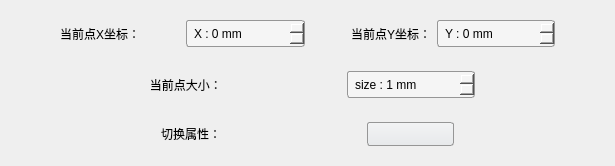
     <widget class="QWidget" name="pointSizeDialog">
      <layout class="QVBoxLayout" name="verticalLayout_3">
       <item>
        <widget class="QWidget" name="widget_36" native="true">
         <layout class="QHBoxLayout" name="horizontalLayout_33">
          <item>
           <spacer name="horizontalSpacer_71">
            <property name="orientation">
             <enum>Qt::Horizontal</enum>
            </property>
            <property name="sizeHint" stdset="0">
             <size>
              <width>40</width>
              <height>20</height>
             </size>
            </property>
           </spacer>
          </item>
          <item>
           <widget class="QLabel" name="pointXlabel">
            <property name="text">
             <string>当前点X坐标：</string>
            </property>
           </widget>
          </item>
          <item>
           <spacer name="horizontalSpacer_72">
            <property name="orientation">
             <enum>Qt::Horizontal</enum>
            </property>
            <property name="sizeHint" stdset="0">
             <size>
              <width>40</width>
              <height>20</height>
             </size>
            </property>
           </spacer>
          </item>
          <item>
           <widget class="QSpinBox" name="pointXSpinBox">
            <property name="styleSheet">
             <string notr="true">QSpinBox{
border-radius: 3px;
padding: 0 5px;
color: #000000;
border: 1px solid #969696;
background-color: #F5F5F5 ;
min-height: 25px;
}
QSpinBox:hover{
border: 1px solid #00BB9E;
}
QSpinBox:selected{
border: 1px solid #00BB9E;
}
QSpinBox[buttonSymbols=&quot;0&quot;]::up-button{/*显示按钮=0*/
width: 20px;
height: 14px;
subcontrol-origin: border;
subcontrol-position: top right;
right: 2px;
top: 2px;
bottom: 1px;
border-image: url(:/icon/triangle_up_969696.png);
}
QSpinBox::up-button:hover{
border-image: url(:/icon/triangle_up_00BB9E.png);
}
QSpinBox::up-button:pressed{
border-image: url(:/icon/triangle_up_262829.png);
}
QSpinBox[buttonSymbols=&quot;0&quot;]::down-button{
width: 20px;
height: 14px;
subcontrol-origin: border;
subcontrol-position: bottom right;
right: 2px;
bottom: 2px;
border-image: url(:/icon/triangle_down_969696.png);
}
QSpinBox::down-button:hover{
border-image: url(:/icon/triangle_down_00BB9E.png);
}
QSpinBox::down-button:pressed{
border-image: url(:/icon/triangle_down_262829.png);
}
QSpinBox:disabled{
color: #DCE1E6;
background-color:#F5F5F5;
border: 1px solid #969696;
}
QSpinBox::up-button:disabled{
border-image: url(:/icon/triangle_up_404244.png);
}
QSpinBox::down-button:disabled{
border-image: url(:/icon/triangle_down_404244.png);
}</string>
            </property>
            <property name="suffix">
             <string> mm</string>
            </property>
            <property name="prefix">
             <string>X : </string>
            </property>
            <property name="minimum">
             <number>-999999</number>
            </property>
            <property name="maximum">
             <number>999999</number>
            </property>
           </widget>
          </item>
          <item>
           <spacer name="horizontalSpacer_73">
            <property name="orientation">
             <enum>Qt::Horizontal</enum>
            </property>
            <property name="sizeHint" stdset="0">
             <size>
              <width>40</width>
              <height>20</height>
             </size>
            </property>
           </spacer>
          </item>
          <item>
           <widget class="QLabel" name="pointYlabel">
            <property name="text">
             <string>当前点Y坐标：</string>
            </property>
           </widget>
          </item>
          <item>
           <widget class="QSpinBox" name="pointYSpinBox">
            <property name="styleSheet">
             <string notr="true">QSpinBox{
border-radius: 3px;
padding: 0 5px;
color: #000000;
border: 1px solid #969696;
background-color: #F5F5F5 ;
min-height: 25px;
}
QSpinBox:hover{
border: 1px solid #00BB9E;
}
QSpinBox:selected{
border: 1px solid #00BB9E;
}
QSpinBox[buttonSymbols=&quot;0&quot;]::up-button{/*显示按钮=0*/
width: 20px;
height: 14px;
subcontrol-origin: border;
subcontrol-position: top right;
right: 2px;
top: 2px;
bottom: 1px;
border-image: url(:/icon/triangle_up_969696.png);
}
QSpinBox::up-button:hover{
border-image: url(:/icon/triangle_up_00BB9E.png);
}
QSpinBox::up-button:pressed{
border-image: url(:/icon/triangle_up_262829.png);
}
QSpinBox[buttonSymbols=&quot;0&quot;]::down-button{
width: 20px;
height: 14px;
subcontrol-origin: border;
subcontrol-position: bottom right;
right: 2px;
bottom: 2px;
border-image: url(:/icon/triangle_down_969696.png);
}
QSpinBox::down-button:hover{
border-image: url(:/icon/triangle_down_00BB9E.png);
}
QSpinBox::down-button:pressed{
border-image: url(:/icon/triangle_down_262829.png);
}
QSpinBox:disabled{
color: #DCE1E6;
background-color:#F5F5F5;
border: 1px solid #969696;
}
QSpinBox::up-button:disabled{
border-image: url(:/icon/triangle_up_404244.png);
}
QSpinBox::down-button:disabled{
border-image: url(:/icon/triangle_down_404244.png);
}</string>
            </property>
            <property name="suffix">
             <string> mm</string>
            </property>
            <property name="prefix">
             <string>Y : </string>
            </property>
            <property name="minimum">
             <number>-999999</number>
            </property>
            <property name="maximum">
             <number>999999</number>
            </property>
           </widget>
          </item>
          <item>
           <spacer name="horizontalSpacer_74">
            <property name="orientation">
             <enum>Qt::Horizontal</enum>
            </property>
            <property name="sizeHint" stdset="0">
             <size>
              <width>40</width>
              <height>20</height>
             </size>
            </property>
           </spacer>
          </item>
         </layout>
        </widget>
       </item>
       <item>
        <widget class="QWidget" name="widget_4" native="true">
         <layout class="QHBoxLayout" name="horizontalLayout_4">
          <item>
           <spacer name="horizontalSpacer_4">
            <property name="orientation">
             <enum>Qt::Horizontal</enum>
            </property>
            <property name="sizeHint" stdset="0">
             <size>
              <width>40</width>
              <height>20</height>
             </size>
            </property>
           </spacer>
          </item>
          <item>
           <widget class="QLabel" name="pointSizelabel">
            <property name="text">
             <string>   当前点大小：</string>
            </property>
           </widget>
          </item>
          <item>
           <spacer name="horizontalSpacer_5">
            <property name="orientation">
             <enum>Qt::Horizontal</enum>
            </property>
            <property name="sizeHint" stdset="0">
             <size>
              <width>40</width>
              <height>20</height>
             </size>
            </property>
           </spacer>
          </item>
          <item>
           <widget class="QSpinBox" name="pointSizeSpinBox">
            <property name="styleSheet">
             <string notr="true">QSpinBox{
border-radius: 3px;
padding: 0 5px;
color: #000000;
border: 1px solid #969696;
background-color: #F5F5F5 ;
min-height: 25px;
}
QSpinBox:hover{
border: 1px solid #00BB9E;
}
QSpinBox:selected{
border: 1px solid #00BB9E;
}
QSpinBox[buttonSymbols=&quot;0&quot;]::up-button{/*显示按钮=0*/
width: 20px;
height: 14px;
subcontrol-origin: border;
subcontrol-position: top right;
right: 2px;
top: 2px;
bottom: 1px;
border-image: url(:/icon/triangle_up_969696.png);
}
QSpinBox::up-button:hover{
border-image: url(:/icon/triangle_up_00BB9E.png);
}
QSpinBox::up-button:pressed{
border-image: url(:/icon/triangle_up_262829.png);
}
QSpinBox[buttonSymbols=&quot;0&quot;]::down-button{
width: 20px;
height: 14px;
subcontrol-origin: border;
subcontrol-position: bottom right;
right: 2px;
bottom: 2px;
border-image: url(:/icon/triangle_down_969696.png);
}
QSpinBox::down-button:hover{
border-image: url(:/icon/triangle_down_00BB9E.png);
}
QSpinBox::down-button:pressed{
border-image: url(:/icon/triangle_down_262829.png);
}
QSpinBox:disabled{
color: #DCE1E6;
background-color:#F5F5F5;
border: 1px solid #969696;
}
QSpinBox::up-button:disabled{
border-image: url(:/icon/triangle_up_404244.png);
}
QSpinBox::down-button:disabled{
border-image: url(:/icon/triangle_down_404244.png);
}</string>
            </property>
            <property name="suffix">
             <string> mm</string>
            </property>
            <property name="prefix">
             <string>size : </string>
            </property>
            <property name="minimum">
             <number>1</number>
            </property>
            <property name="maximum">
             <number>999999</number>
            </property>
           </widget>
          </item>
          <item>
           <spacer name="horizontalSpacer_6">
            <property name="orientation">
             <enum>Qt::Horizontal</enum>
            </property>
            <property name="sizeHint" stdset="0">
             <size>
              <width>40</width>
              <height>20</height>
             </size>
            </property>
           </spacer>
          </item>
         </layout>
        </widget>
       </item>
       <item>
        <widget class="QWidget" name="widget_5" native="true">
         <layout class="QHBoxLayout" name="horizontalLayout_5">
          <item>
           <spacer name="horizontalSpacer_7">
            <property name="orientation">
             <enum>Qt::Horizontal</enum>
            </property>
            <property name="sizeHint" stdset="0">
             <size>
              <width>40</width>
              <height>20</height>
             </size>
            </property>
           </spacer>
          </item>
          <item>
           <widget class="QLabel" name="selectlabel_2">
            <property name="text">
             <string>切换属性：</string>
            </property>
           </widget>
          </item>
          <item>
           <spacer name="horizontalSpacer_8">
            <property name="orientation">
             <enum>Qt::Horizontal</enum>
            </property>
            <property name="sizeHint" stdset="0">
             <size>
              <width>40</width>
              <height>20</height>
             </size>
            </property>
           </spacer>
          </item>
          <item>
           <widget class="QComboBox" name="pointSizeComboBox">
            <property name="sizePolicy">
             <sizepolicy hsizetype="Preferred" vsizetype="Maximum">
              <horstretch>0</horstretch>
              <verstretch>0</verstretch>
             </sizepolicy>
            </property>
            <property name="maximumSize">
             <size>
              <width>16777215</width>
              <height>26</height>
             </size>
            </property>
            <property name="styleSheet">
             <string notr="true">QComboBox {
border: 1px solid #969696;
background: qlineargradient(spread:pad,x1:0,y1:0,x2:0,y2:1,stop:0 #F2F3F4 , stop:1 #E7E9EB);
border-radius: 3px;
padding: 1px 18px 1px 3px;
min-height: 20px;
}
QComboBox:item{
background-color: qlineargradient(spread:pad,x1:0,y1:0,x2:0,y2:1,stop:0 #F2F3F4 , stop:1 #E7E9EB);
}
QComboBox:hover{
border: 1px solid #00BB9E;
}
QComboBox:selected{
border: 1px solid #00BB9E;
}
QComboBox:editable{
background-color: qlineargradient(spread:pad,x1:0,y1:0,x2:0,y2:1,stop:0 #F2F3F4 , stop:1 #E7E9EB);
}
QComboBox:editable:disabled{
color: #DCE1E6;
background-color: #F5F5F5;
border: 1px solid #969696;
}
/* 下拉后，整个下拉窗体样式 */
QComboBox QAbstractItemView {
border: 1px solid #969696;
background: qlineargradient(spread:pad,x1:0,y1:0,x2:0,y2:1,stop:0 #F2F3F4 , stop:1 #E7E9EB);
selection-background-color: #00BB9E; /* 整个下拉窗体被选中项的背景色 */
}
QComboBox QAbstractItemView::item {
height: 20px;
}
QComboBox::drop-down {
width: 20px;
height: 20px;
subcontrol-position: center right;
right: 2px;
border: 0;
background-color: transparent;
}
QComboBox::down-arrow {/*替换三角小图标*/
width: 20px;
height: 20px;
border-image: url(:/icon/triangle_down_969696.png);
}
QComboBox::down-arrow:hover {
border-image: url(:/icon/triangle_down_00BB9E.png);
}
QComboBox::disabled{
color: #DCE1E6;
background-color: #F5F5F5;
border: 1px solid #969696;
}
QComboBox::down-arrow:disabled {
border-image: url(:/icon/triangle_down_404244.png);
}</string>
            </property>
           </widget>
          </item>
          <item>
           <spacer name="horizontalSpacer_9">
            <property name="orientation">
             <enum>Qt::Horizontal</enum>
            </property>
            <property name="sizeHint" stdset="0">
             <size>
              <width>40</width>
              <height>20</height>
             </size>
            </property>
           </spacer>
          </item>
         </layout>
        </widget>
       </item>
      </layout>
     </widget>
